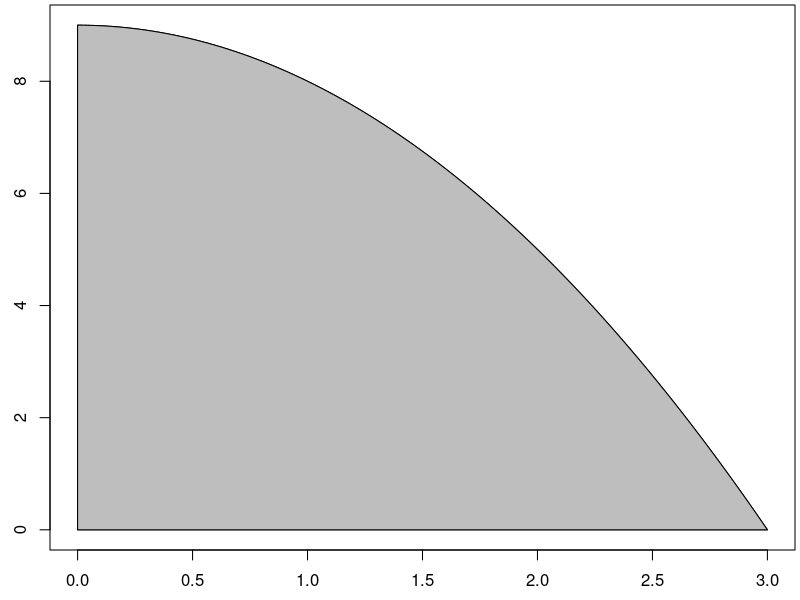

Generate this figure with R:
library(knitr)

#Shades a rug diagram for a probability mass function. 
#Inputs: 
#  x - a vector of data points
#  p - a corresponding vector of probabilities or frequencies
#All widths are 1 unit wide. 
draw_pmf <- function(x,p){
  xs <- c(rbind(x-1/2,x-1/2,x+1/2,x+1/2))
  px <- c(rbind(0,p,p,0))
  par(mar=c(2.5,2.5,0.25,0.25))
  plot.new()
  plot(xs,px,type="l")
  polygon(xs,px,col="gray")
}

#Shades a rug diagram (shades area under) for a function f from a to b. 
#Inputs: 
#  f - a function f(x)
#  a - left end of the rug
#  b - right end of the rug
#  num_points - how many point are sent into f for plotting. 
draw_rug <- function(f,a,b,num_points=100){
  x <- c(a,seq(a,b,(b-a)/num_points),b,a)
  y <- c(0,f(seq(a,b,(b-a)/num_points)),0,0)
  par(mar=c(2.5,2.5,0.25,0.25))
  plot(x,y,type = "l")
  polygon(x,y,col="gray")
}

#Draws rectangles over the top of a given function.
#The midpoint of top of each rectangle passes through the function. 
#  f - a function f(x)
#  a - left end of graph
#  b - right end of graph
#  num_rectangles - how many rectangles to plot.
#  method - One of "left", "right", or "mid".  Defaults to mid.
draw_rect_approx <- function(f,a,b,num_rectangles, method = "mid"){
  n <- num_rectangles
  dx <- (b-a)/n
  x <- c(a,seq(a,b,dx/100),b,a)
  y <- c(0,f(seq(a,b,dx/100)),0,0)
  par(mar=c(2.5,2.5,0.25,0.25))
  plot(x,y,type = "l")
  
  if(method == "left"){
    xi <- seq(a+0*dx/2,b-dx/2,dx)
    lines(xi,f(xi),type = "h")
    lines(xi,f(xi),type = "s")
    lines(c(xi[n],xi[n]+dx),f(c(xi[n],xi[n])),type = "l")
    lines(c(xi[n],xi[n]+dx),f(c(xi[n],xi[n])),type = "h")
  }
  else if(method == "right"){
    xi <- seq(a+dx,b+dx/2,dx)
    lines(xi-dx,f(xi),type = "h")
    lines(xi-dx,f(xi),type = "s")
    lines(c(xi[n]-dx,xi[n]),f(c(xi[n],xi[n])),type = "l")
    lines(c(xi[n]-dx,xi[n]),f(c(xi[n],xi[n])),type = "h")
  } 
  else{#Use midpoint
    xi <- seq(a+dx/2,b,dx)
    lines(xi-dx/2,f(xi),type = "h")
    lines(xi-dx/2,f(xi),type = "s")
    lines(c(xi[n]-dx/2,xi[n]+dx/2),f(c(xi[n],xi[n])),type = "l")
    lines(c(xi[n]-dx/2,xi[n]+dx/2),f(c(xi[n],xi[n])),type = "h")
  }
}


g <- function(x){9-x^2}
draw_rug(g,0,3)